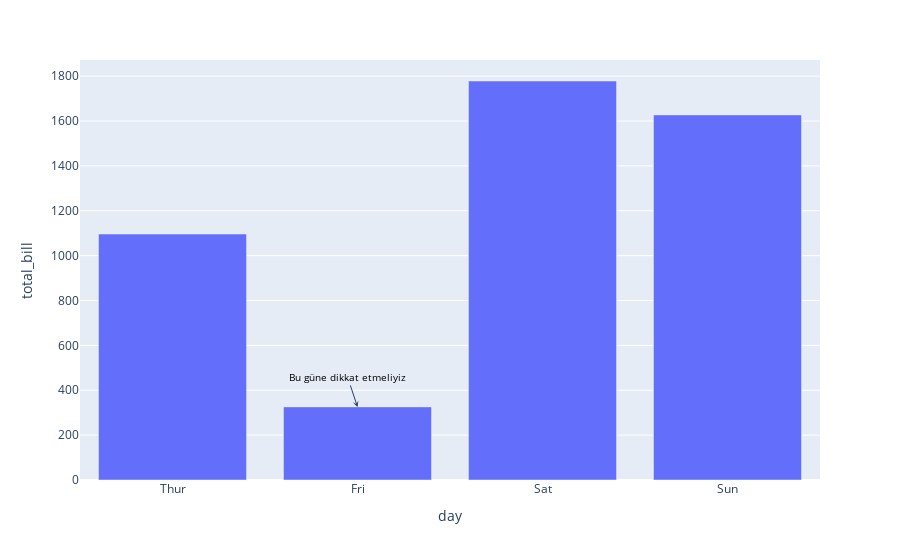

The code cell stored with this chart in its notebook:
### Code cell
# liste halinde istediğimiz kadar annotation ekleyebiliriz
fig.update_layout({'annotations': [annotation]})
fig.show()

### Figure 1 — Plotly figure (JSON) as saved in the notebook; plotly's stock layout.template omitted (floating-point values rounded to 4 significant figures)
{"data": [{"alignmentgroup": "True", "hovertemplate": "day=%{x}<br>total_bill=%{y}<extra></extra>", "legendgroup": "", "marker": {"color": "#636efa"}, "name": "", "offsetgroup": "", "orientation": "v", "showlegend": false, "textposition": "auto", "type": "bar", "x": ["Thur", "Fri", "Sat", "Sun"], "xaxis": "x", "y": [1096.0, 325.9, 1778.0, 1627.0], "yaxis": "y"}], "layout": {"annotations": [{"arrowhead": 3, "font": {"color": "black", "size": 10}, "showarrow": true, "text": "Bu güne dikkat etmeliyiz", "x": "Fri", "y": 325.9}], "barmode": "relative", "legend": {"tracegroupgap": 0}, "margin": {"t": 60}, "xaxis": {"anchor": "y", "domain": [0, 1], "title": {"text": "day"}}, "yaxis": {"anchor": "x", "domain": [0, 1], "title": {"text": "total_bill"}}}}
